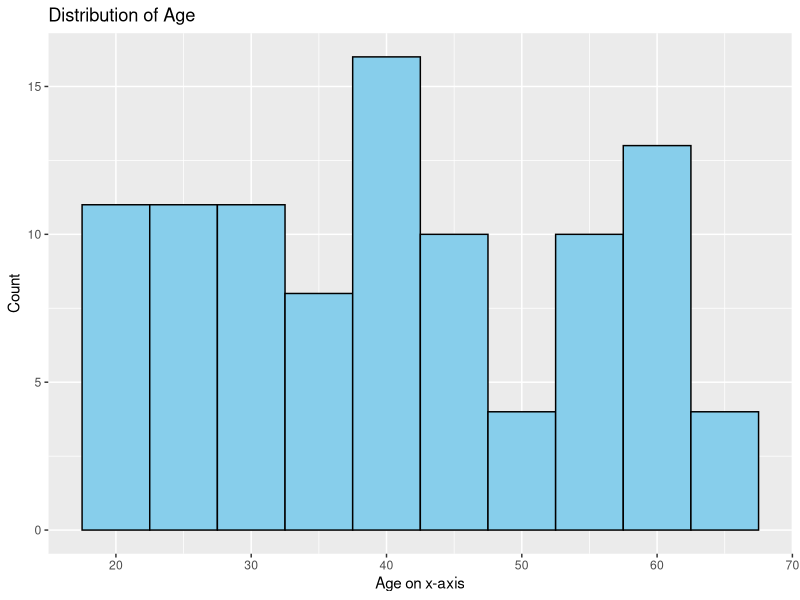
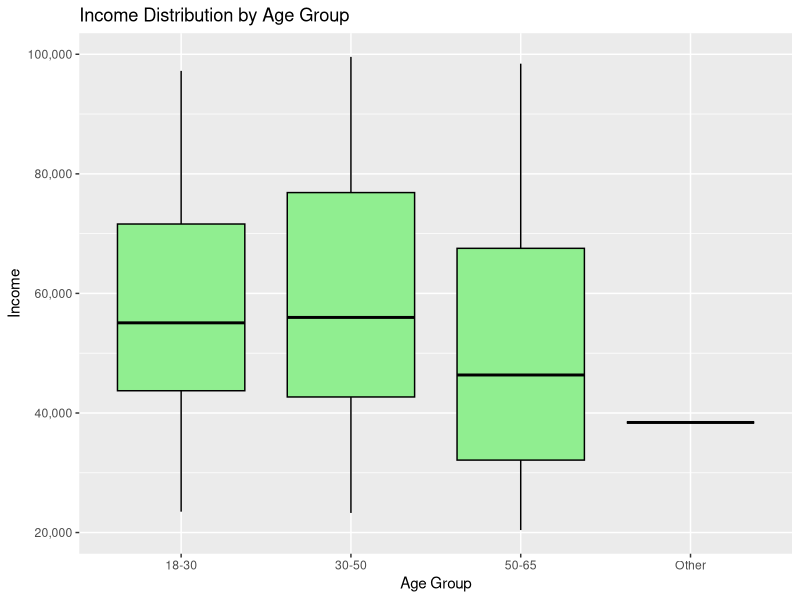
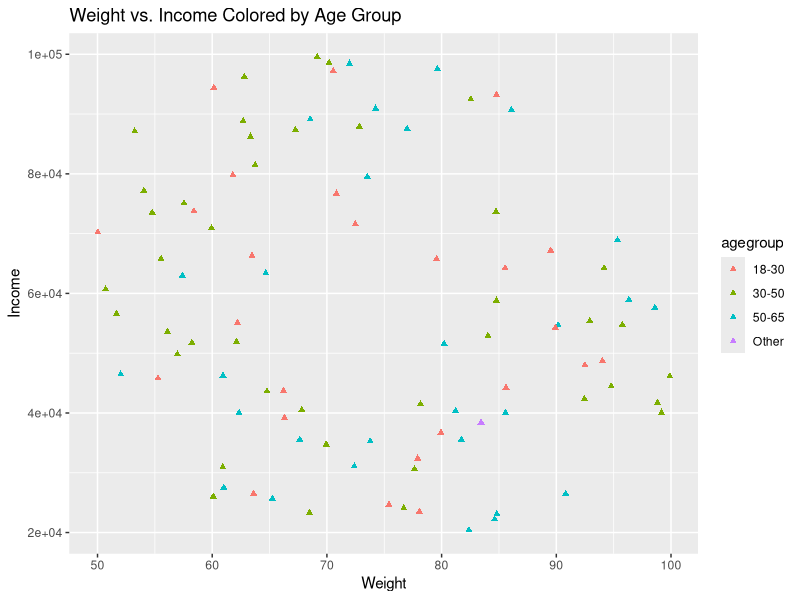
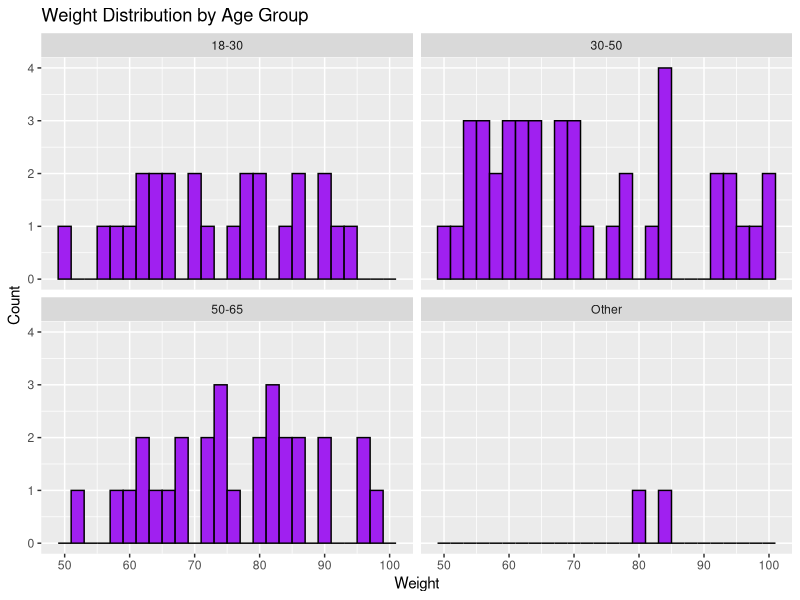

These charts were generated, in order, by the following R code:
## Data structures in R
# Vector
# Creating a numeric vector
numeric_vector <- c(1, 2, 3, 4, 5)
print(numeric_vector)

# Creating a character vector
char_vector <- c("apple", "banana", "cherry")
print(char_vector)

# Matrix
# Creating a matrix with 3 rows and 2 columns
matrix_data <- matrix(1:6, nrow=3, ncol=2)
print(matrix_data)

# Array
# Creating an array with dimensions 3x3x2
array_data <- array(1:18, dim=c(3,3,2))
print(array_data)

# List
# Creating a list containing different data types
list_data <- list(name="John Doe", age=28, salary=3000.00)
print(list_data)

# Data frame
# Creating a data frame
df <- data.frame(
  id = 5:7,
  name = c("Alice", "Bob", "Charlie"),
  age = c(25, 32, 37)
)
print(df)

a <- 5
a + 9
a <- 10




demodata <- read.csv("workshop_data.csv", header = TRUE)
head(demodata)
str(demodata)

mean(demodata$Age, na.rm = TRUE)



library(dplyr)

demodata <- demodata |> mutate(agegroup = case_when(
  Age < 30 ~ '18-30',
  Age < 50 ~ '30-50',
  Age < 65 ~ '50-65',
  TRUE ~ 'Other'
))

head(demodata)

demodata |> filter(Age >= 50 & Gender == "Female")




demodata <-  demodata |> mutate(agegroup = case_when(
  Age < 30 ~ '18-30',
  Age < 50 ~ '30-50',
  Age < 65 ~ '50-65',
  TRUE ~ 'Other'
)) 

demodata |> group_by(agegroup) |> summarise(meansalary = mean(Income, na.rm = TRUE),
                                      numofpeople = n())



library(ggplot2)

ggplot(demodata, aes(x=Age))+
  geom_histogram(binwidth=5, fill="skyblue", color="black") +
  ggtitle("Distribution of Age") +
  xlab("Age on x-axis") +
  ylab("Count")

library(scales)
# box-plot
  
ggplot(demodata, aes(x=agegroup, y=Income)) +
  geom_boxplot(fill="lightgreen", color="black") +
  ggtitle("Income Distribution by Age Group") +
  scale_y_continuous(labels=label_comma())+
  xlab("Age Group") +
  ylab("Income")



ggplot(demodata, aes(x=Weight, y=Income, color = agegroup)) +
  geom_point(pch=17) +
  ggtitle("Weight vs. Income Colored by Age Group") +
  xlab("Weight") +
  ylab("Income")




ggplot(demodata, aes(x=Weight)) +
  geom_histogram(binwidth=2, fill="purple", color="black") +
  facet_wrap(~ agegroup) +
  ggtitle("Weight Distribution by Age Group") +
  xlab("Weight") +
  ylab("Count")
